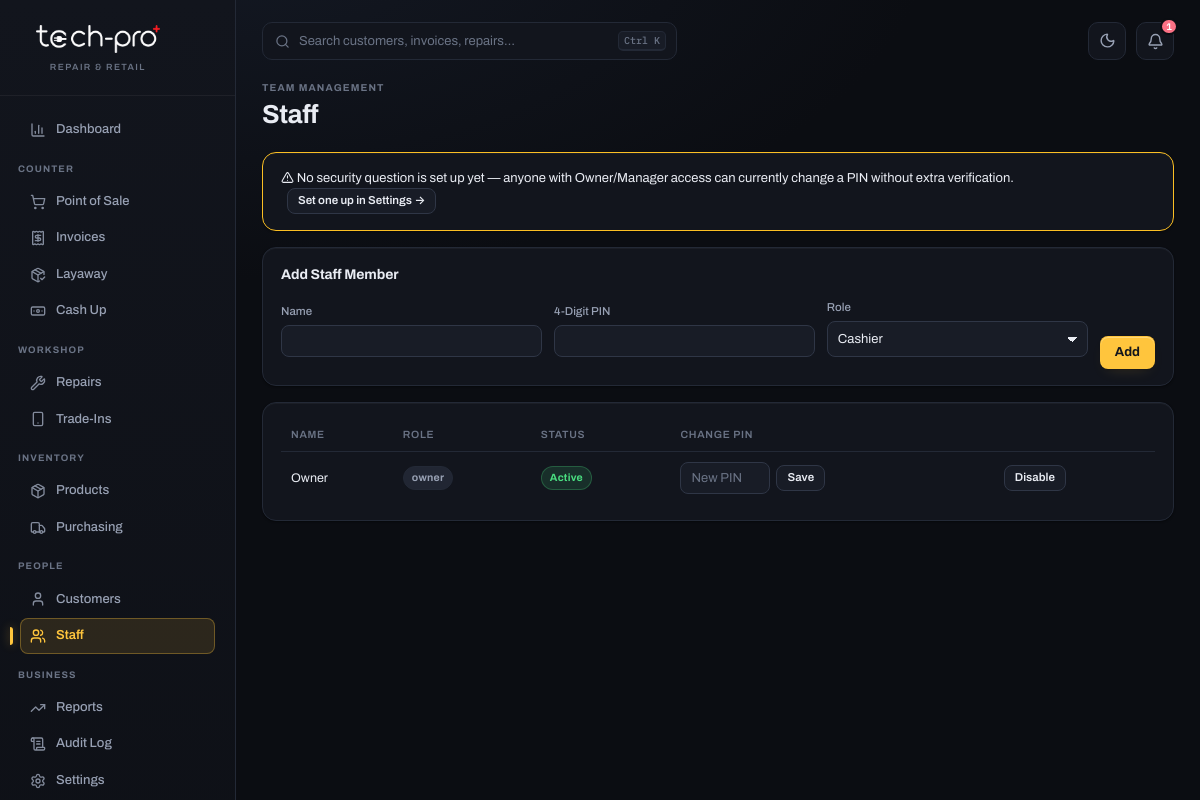
The page /staff (signed in) on the database its author committed.
### app/models.py (models this page shows)
class Staff(Base):
    __tablename__ = "staff"
    id = Column(String, primary_key=True, default=gen_id)
    name = Column(String, nullable=False)
    role = Column(String, nullable=False, default="cashier")  # owner | manager | cashier | technician
    pin_hash = Column(String, nullable=False)
    active = Column(Boolean, default=True)

### app/main.py (the view)
@app.get("/staff", response_class=HTMLResponse)
def staff_list(request: Request, db: Session = Depends(get_db)):
    staff = require_login(request, db)
    if not staff:
        return RedirectResponse("/login", status_code=303)
    if not role_allowed(staff, "owner", "manager"):
        return HTMLResponse("Forbidden — staff management requires manager or owner role.", status_code=403)
    all_staff = db.query(Staff).all()
    security_question = get_setting(db, "security_question", "")
    security_configured = bool(get_setting(db, "security_answer_hash", ""))
    flash = request.session.pop("flash", None)
    return templates.TemplateResponse(request, "staff.html", {
        "staff": staff, "all_staff": all_staff, "flash": flash,
        "security_question": security_question, "security_configured": security_configured,
    })

### templates/staff.html (shortened to what this page needs)
{% extends "base.html" %}
{% block content %}
<div class="page-head"><div><div class="eyebrow">Team Management</div><h1>Staff</h1></div></div>
{% if not security_configured and staff.role == 'owner' %}
<div class="card" style="border-color:var(--warn)">
  {{ icon('triangle-alert') }} No security question is set up yet — anyone with Owner/Manager access can currently change a PIN without extra verification.
  <a href="/settings#security" class="btn-secondary btn-sm" style="margin-left:6px">Set one up in Settings →</a>
</div>
{% endif %}
<div class="card">
  <h2>Add Staff Member</h2>
  <form method="post" action="/staff/add" class="form-row" style="align-items:flex-end"><input type="hidden" name="csrf_token" value="{{ csrf_token() }}">
    <div class="form-group"><label>Name</label><input name="name" required></div>
    <div class="form-group"><label>4-Digit PIN</label><input name="pin" maxlength="4" pattern="\d{4}" required></div>
    <div class="form-group"><label>Role</label>
      <select name="role">
        <option value="cashier">Cashier</option>
      </select>
    </div>
    <button class="btn-primary">Add</button>
  </form>
</div>
<div class="card">
  <table>
    <thead><tr><th>Name</th><th>Role</th><th>Status</th><th>Change PIN{% if security_configured %} <span class="text-muted" style="font-weight:400">{{ icon('lock') }} requires security answer</span>{% endif %}</th><th></th></tr></thead>
    <tbody>
      {% for s in all_staff %}
      {% set locked = s.role == 'owner' and staff.role != 'owner' %}
      <tr>
        <td>{{ s.name }}</td>
        <td><span class="badge badge-gray">{{ s.role }}</span></td>
        <td>{% if s.active %}<span class="badge badge-green">Active</span>{% else %}<span class="badge badge-red">Disabled</span>{% endif %}</td>
        <td>
          {% if locked %}
          <span class="text-muted" style="font-size:12px">{{ icon('lock') }} Owner-protected</span>
          {% else %}
          <form method="post" action="/staff/{{ s.id }}/edit" style="display:flex;gap:6px;flex-wrap:wrap;align-items:center"><input type="hidden" name="csrf_token" value="{{ csrf_token() }}">
            <input name="new_pin" maxlength="4" pattern="\d{4}" placeholder="New PIN" style="width:90px">
            <button class="btn-secondary btn-sm">Save</button>
          </form>
          {% endif %}
        </td>
        <td>
          {% if not locked %}
          <form method="post" action="/staff/{{ s.id }}/toggle"><input type="hidden" name="csrf_token" value="{{ csrf_token() }}">
            <button class="btn-secondary btn-sm">{{ 'Disable' if s.active else 'Enable' }}</button>
          </form>
          {% endif %}
        </td>
      </tr>
      {% endfor %}
    </tbody>
  </table>
</div>
{% endblock %}

### rows shown on the page
Staff: name "Owner", role "owner", shows "Active", active "Disable"
